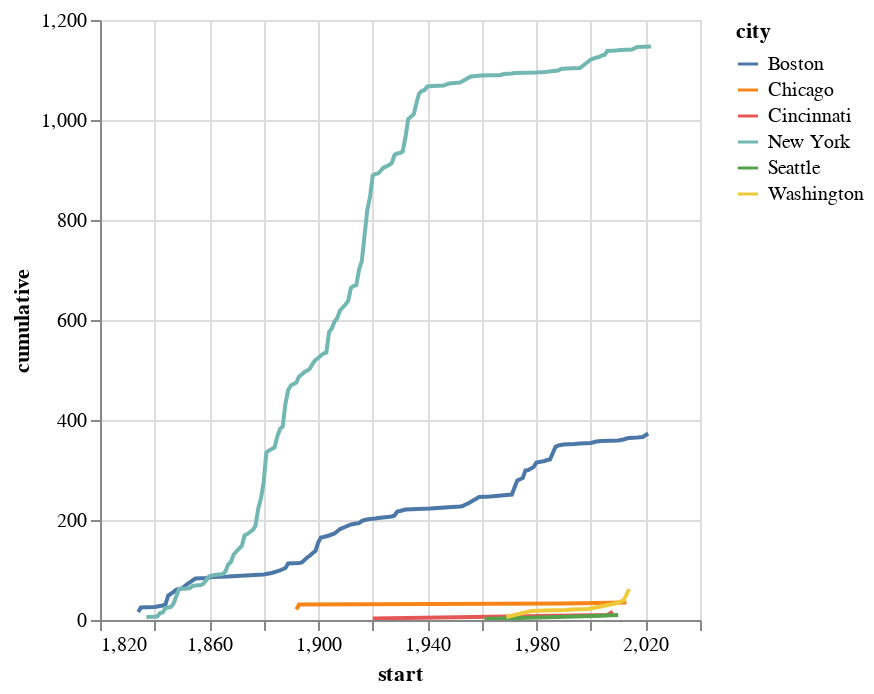

Write notebook code for a chart like this one.
### Code cell
cs_usa = CitiesStations("United States")
cs_usa.line_chart()

### Figure 1 — Vega-Lite specification as saved in the notebook (floating-point values rounded to 4 significant figures; data arrays with more than 128 entries replaced by an {"elided": "..."} marker saying what was removed)
{"config": {"view": {"continuousWidth": 300, "continuousHeight": 300}}, "data": {"name": "data-f96616a3fe9d4cc5866e512cf579fd90"}, "mark": {"type": "line", "tooltip": true}, "encoding": {"color": {"field": "city", "type": "nominal"}, "x": {"field": "start", "type": "quantitative"}, "y": {"field": "cumulative", "type": "quantitative"}}, "params": [{"name": "param_37", "select": {"type": "interval", "encodings": ["x", "y"]}, "bind": "scales"}], "$schema": "https://vega.github.io/schema/vega-lite/v5.20.1.json", "datasets": {"data-f96616a3fe9d4cc5866e512cf579fd90": {"elided": "225 records"}}}
